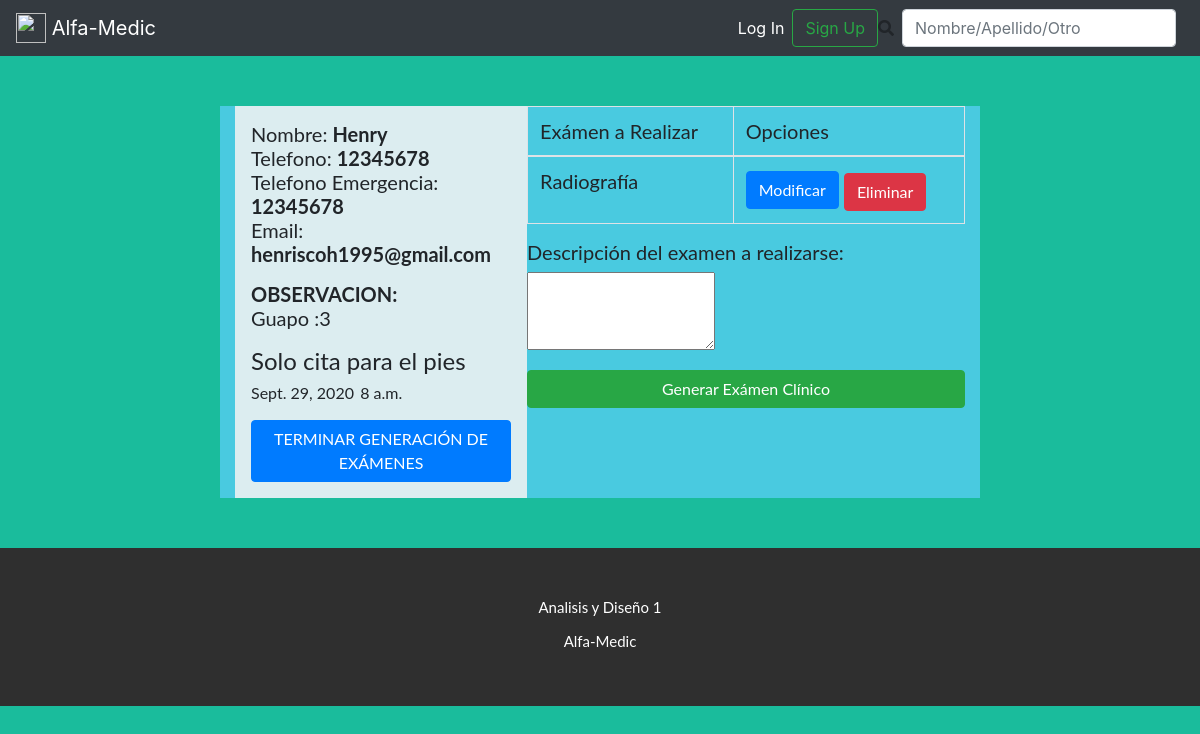
Screenshot of /crear_examen/5 with the database file from the repository.
### cita/models.py (models this page shows, shortened)
class Cita(models.Model):
    ESTADO_OPCIONES = [
        ('PENDIENTE', 'Pendiente'),
        ('ATENDIDA', 'Atendida'),
        ('CANCELADA', 'Cancelada'),
    ]
    fecha = models.DateTimeField(auto_now_add=True)
    fecha_cita = models.DateField()
    hora_cita = models.TimeField()
    estado = models.CharField(max_length=10, choices=ESTADO_OPCIONES, default='PENDIENTE')
    comentario = models.CharField(max_length=50)
    paciente = models.ForeignKey("users.Paciente", related_name="citas", on_delete=models.CASCADE)
    def __str__(self):
        return self.comentario

### users/models.py (models this page shows, shortened)
class Paciente(models.Model):
    GENERO_OPCIONES = [
        ('MASCULINO', 'Masculino'),
        ('FEMENINO', 'Femenino'),
    ]
    nombre = models.CharField(max_length=100)
    apellido = models.CharField(max_length=100)
    telefono = models.CharField(max_length=50, blank=True, null=True)
    telefono_emergencia = models.CharField(max_length=50, blank=True, null=True)
    correo = models.CharField(max_length=100)
    fecha_nacimiento = models.DateField() #DateField(input_formats=settings.DATE_INPUT_FORMATS, null=True, blan=True) para introducir la fecha dd-mm-DDDD
    direccion = models.CharField(max_length=200)
    descripccion = models.CharField(max_length=500, blank=True, null=True)
    sexo = models.CharField(max_length=10, choices=GENERO_OPCIONES, default='FEMENINO')

### examen/models.py (models this page shows, shortened)
class Examen(models.Model):
    fecha = models.DateTimeField(auto_now_add=True)
    descripcion = models.CharField(max_length=300)
    cita = models.ForeignKey(Cita, related_name="examenes", on_delete=models.CASCADE, blank=True, null=True)

### examen/views.py (the view, shortened to what this page needs)
# urls.py: path('crear_examen/<pk>', ExaminationCreate.as_view(), name='crear_examen'),
class ExaminationCreate(DetailView):
    login_url = '/notFound'
    model = Cita
    context_object_name = 'cita'
    template_name = 'examen/examination_create_form.html'
    def get_context_data(self, **kwargs):
        context = super(ExaminationCreate, self).get_context_data(**kwargs)
        context.update({
            'examination_form': ExaminationForm
        })
        return context

### templates/examen/examination_create_form.html (shortened to what this page needs)
{% extends '_base.html' %}
{% load static %}
{% block css %}
    <link rel="stylesheet" href="{% static 'css/cita_atender.css' %}" />
{% endblock css %}
{% block content %}
<div class="row" style=" font: 400 15px Lato, sans-serif; font-size: 20px; margin: 30px;">
<div class="col"></div>
<div style="background-color: #49cae0;  margin: 20px;" class="col-8" >
    <div class="citas">
        <div class="cita">
            <div class="paciente">
                <p>
                    Nombre: <strong>{{cita.paciente.nombre}}</strong></br>
                    Telefono: <strong>{{cita.paciente.telefono}}</strong></br>
                    Telefono Emergencia: <strong>{{cita.paciente.telefono_emergencia}}</strong></br>
                    Email: <strong>{{cita.paciente.correo}}</strong></br>
                </p>
            </div>
            <div class="observaciones">
                <p>
                    <strong>OBSERVACION:</strong>
                    {{cita.paciente.descripccion}}
                </p>
            </div>
            <div class="resumen">
                <p>
                    {{cita}} </br>
                    <small>{{cita.fecha_cita}}</small>
                    <small>{{cita.hora_cita}}</small>
                </p>
            </div>
            <div class="actions">
                <a href="{% url 'cita_detail' cita.id %}" class="btn btn-primary "> TERMINAR GENERACIÓN DE EXÁMENES </a>
            </div>
        </div>
        <div class="examenes">
            <table class="table table-bordered">
                <thead>
                    <tr>
                        <td>Exámen a Realizar</td>
                        <td>Opciones</td>
                    </tr>
                </thead>
                <tbody>
                {% for examen in cita.examenes.all %}
                    <tr>
                        <td>{{ examen.descripcion }}</td>
                        <td>
                            <a class="btn btn-primary" href="{% url 'modificar_examen' examen.id %}">Modificar</a>
                            <a class="btn btn-danger mt-1" href="{% url 'eliminar_examen' examen.id %}">Eliminar</a>
                        </td>
                    </tr>
                {% endfor %}
                </tbody>
            </table>
            <div class="agregar_nueva">
                <form action="{% url 'accion_crear' cita.id %}" method='POST'>{% csrf_token %}
                    {{ examination_form.as_p }}
                    <input class="btn btn-success btn-block" type='submit' value='Generar Exámen Clínico'/>
                </form>
            </div>
        </div>
    </div>
</div>
<div class="col"></div>
</div>
{% endblock content %}

### static/css/cita_atender.css (style rules this page uses)
.citas { display: grid; grid-template-rows: auto; grid-template-columns: 40% 60%; grid-template-areas: "cita anotaciones"; }
.citas .cita { grid-area: cita; background-color: #f3f3f3de; min-width: 80%; padding:1rem; display: flex; justify-content: center; align-items: flex-start; flex-direction: column; text-align: start; }
.citas .cita .observaciones { grid-area: observaciones; }
.citas .cita .paciente { grid-area: paciente; }
.citas .cita .resumen { grid-area: resumen; font-size:1.5rem; }
.citas .cita .resumen small { font-size: 1rem; }
.citas .cita .actions { grid-area: actions; }

### static/base.css (style rules this page uses)
html, body { height: 100%; }

### rows the page displays
Cita: paciente.nombre "Henry", paciente.telefono "12345678", paciente.telefono_emergencia "12345678", paciente.correo "henriscoh1995@gmail.com", paciente.descripccion "Guapo :3", comentario "Solo cita para el pies", fecha_cita "Sept. 29, 2020", hora_cita "8 a.m."
Examen: descripcion "Radiografía"
